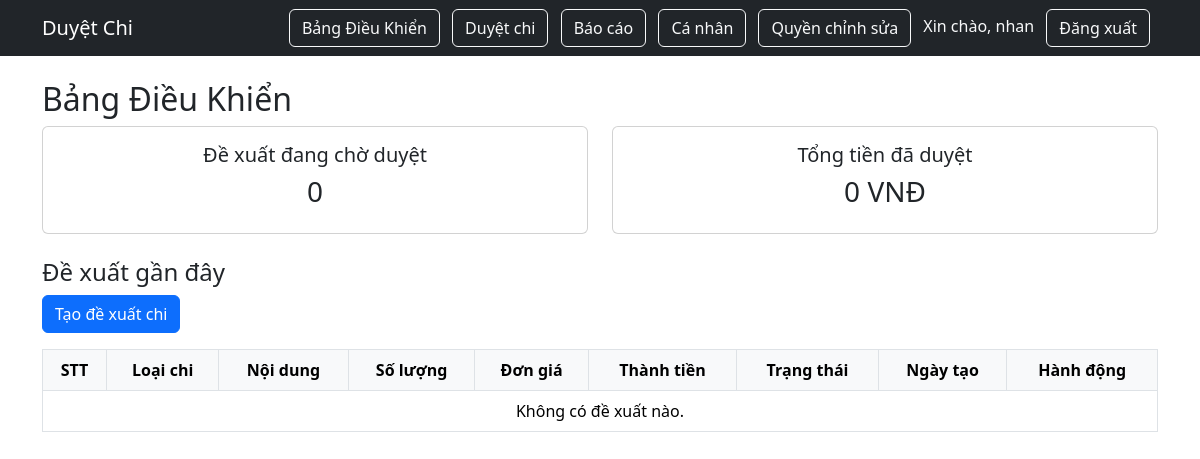
Page /dashboard/ (signed in) on the earlier database version.
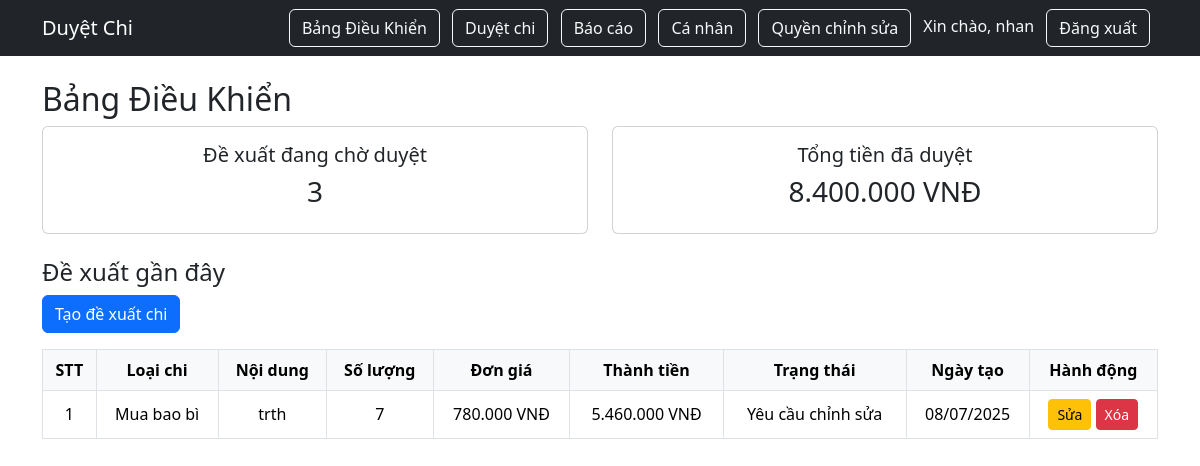
Same page on the later database version.
### hello/models.py (models this page shows, shortened)
class ExpenseRequest(models.Model):
    EXPENSE_TYPE_CHOICES = [
        ('packaging', 'Mua bao bì'),
        ('maintenance', 'Bảo dưỡng máy'),
        ('fertilizer', 'Mua phân bón'),
    ]
    STATUS_CHOICES = [
        ('submitted', 'Đã gửi'),
        ('manager_approved', 'Trưởng bộ phận duyệt'),
        ('accountant_approved', 'Kế toán duyệt'),
        ('director_approved', 'Giám đốc duyệt'),
        ('rejected', 'Từ chối'),
        ('edit_required', 'Yêu cầu chỉnh sửa'),
    ]
    employee = models.ForeignKey(User, on_delete=models.CASCADE)
    expense_type = models.CharField(max_length=50, choices=EXPENSE_TYPE_CHOICES)
    reason = models.TextField()
    invoice_image = models.ImageField(upload_to='invoices/', blank=True, null=True)
    status = models.CharField(max_length=30, choices=STATUS_CHOICES, default='submitted')
    created_at = models.DateTimeField(auto_now_add=True)
    updated_at = models.DateTimeField(auto_now=True)
    manager_comment = models.TextField(blank=True, null=True)
    accountant_comment = models.TextField(blank=True, null=True)
    director_comment = models.TextField(blank=True, null=True)
    detail = models.CharField(max_length=255, verbose_name="Chi tiết")
    content = models.TextField(verbose_name="Nội dung")
    quantity = models.PositiveIntegerField(verbose_name="Số lượng")
    unit_price = models.DecimalField(max_digits=12, decimal_places=2, verbose_name="Đơn giá")
    @property
    def total_price(self):
        return self.quantity * self.unit_price

### hello/views.py (the view)
# urls.py: path('dashboard/', views.dashboard, name='dashboard'),
@login_required
def dashboard(request):
    waiting_count = ExpenseRequest.objects.filter(status__in=['submitted', 'manager_approved', 'accountant_approved']).count()
    approved_amount = ExpenseRequest.objects.filter(status='director_approved').aggregate(
        total=Sum(ExpressionWrapper(F('quantity') * F('unit_price'), output_field=DecimalField()))
    )['total'] or 0
    recent_requests = ExpenseRequest.objects.filter(employee=request.user).order_by('created_at')
    permissions = {p.user_id: p.can_edit for p in EditPermission.objects.all()}  # Thêm dòng này
    return render(request, 'hello/dashboard.html', {
        'waiting_count': waiting_count,
        'approved_amount': approved_amount,
        'recent_requests': recent_requests,
        'permissions': permissions,
    })

### hello/templatetags/extra_filters.py (called while the page is built)
@register.filter
def get(dict_data, key):
    return dict_data.get(key)

@register.filter
def format_vnd(value):
    try:
        value = int(value)
        return f"{value:,}".replace(",", ".")
    except:
        return value

### hello/templates/hello/dashboard.html (shortened to what this page needs)
{% extends "hello/layout.html" %}
{% load extra_filters %}
{% block content %}
<h2>Bảng Điều Khiển</h2>
<div class="row mb-4">
    <div class="col">
        <div class="card p-3 text-center">
            <h5>Đề xuất đang chờ duyệt</h5>
            <h3>{{ waiting_count }}</h3>
        </div>
    </div>
    <div class="col">
        <div class="card p-3 text-center">
            <h5>Tổng tiền đã duyệt</h5>
            <h3>{{ approved_amount|format_vnd}} VNĐ</h3>
        </div>
    </div>
</div>
<h4>Đề xuất gần đây</h4>
<a href="{% url 'expense_add' %}" class="btn btn-primary mb-3">Tạo đề xuất chi</a>
<table class="table table-bordered">
    <thead>
        <tr>
            <th>STT</th>
            <th>Loại chi</th>
            <th>Nội dung</th>
            <th>Số lượng</th>
            <th>Đơn giá</th>
            <th>Thành tiền</th>
            <th>Trạng thái</th>
            <th>Ngày tạo</th>
            <th>Hành động</th>
        </tr>
    </thead>
    <tbody>
        {% for req in recent_requests %}
        <tr>
            <td>{{ forloop.counter }}</td>
            <td>{{ req.get_expense_type_display }}</td>
            <td>{{ req.content }}</td>
            <td>{{ req.quantity }}</td>
            <td>{{ req.unit_price|format_vnd }} VNĐ</td>
            <td>{{ req.total_price|format_vnd }} VNĐ</td>
            <td>{{ req.get_status_display }}</td>
            <td>{{ req.created_at|date:"d/m/Y" }}</td>
            <td>
                {% if request.user.is_superuser or permissions|get:request.user.id %}
                    <a href="{% url 'expense_edit' req.pk %}" class="btn btn-sm btn-warning">Sửa</a>
                    <a href="{% url 'expense_delete' req.pk %}" class="btn btn-sm btn-danger">Xóa</a>
                {% elif req.employee == request.user %}
                    <a href="{% url 'expense_edit' req.pk %}" class="btn btn-sm btn-warning">Sửa</a>
                    <a href="{% url 'expense_delete' req.pk %}" class="btn btn-sm btn-danger">Xóa</a>
                {% endif %}
            </td>
        </tr>
        {% empty %}
        <tr><td colspan="9">Không có đề xuất nào.</td></tr>
        {% endfor %}
    </tbody>
</table>
{% endblock %}

Differences in the rows shown:
added ExpenseRequest: expense_type "Mua bao bì", content "trth", quantity "7", unit_price "780.000", total_price "5.460.000", status "Yêu cầu chỉnh sửa", created_at "08/07/2025", shows "Sửa"
Other differences:
{{ waiting_count }}: "0" → "3"
{{ approved_amount|format_vnd }}: "0" → "8.400.000"
text no longer shown: "Không có đề xuất nào."
